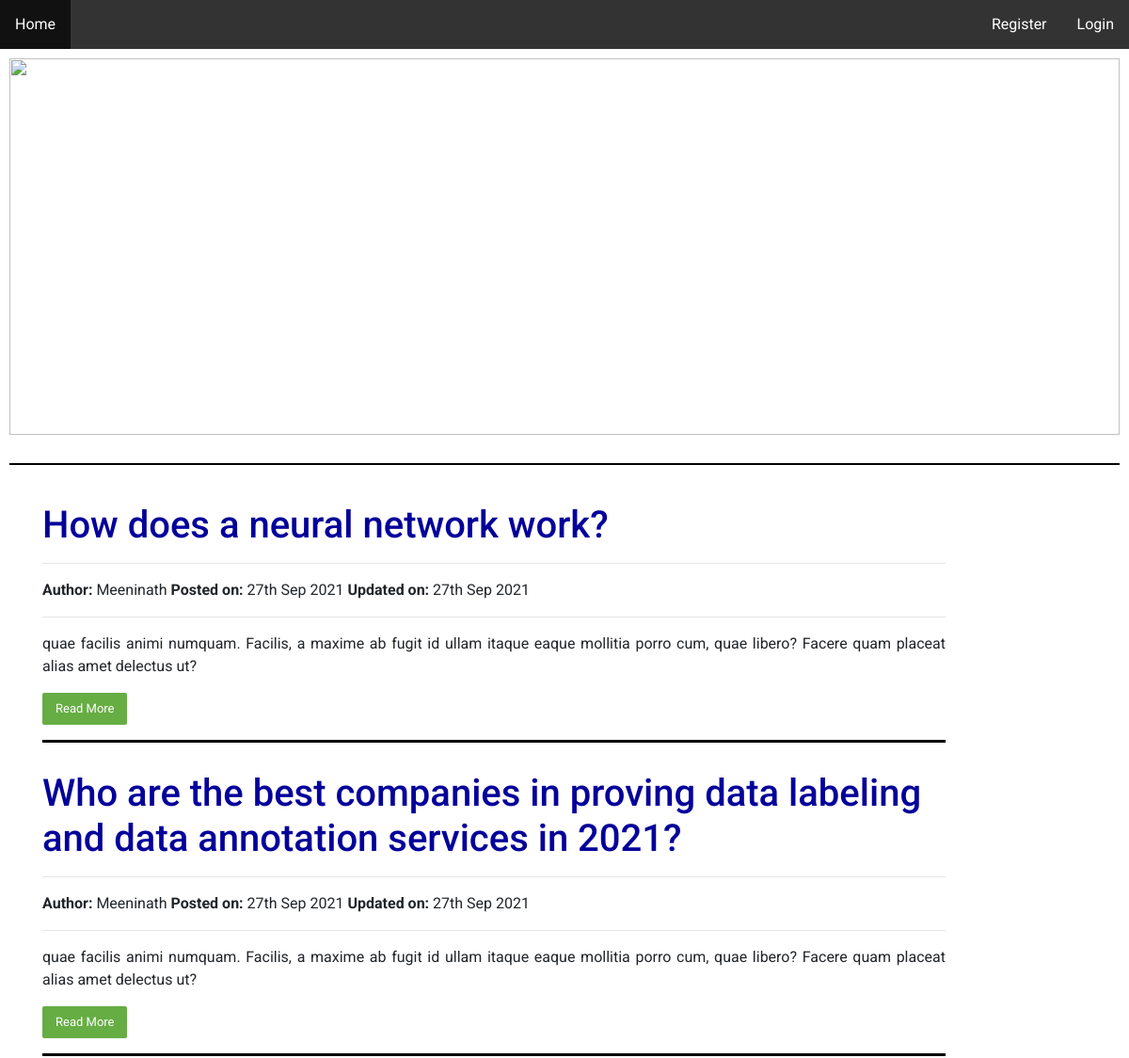
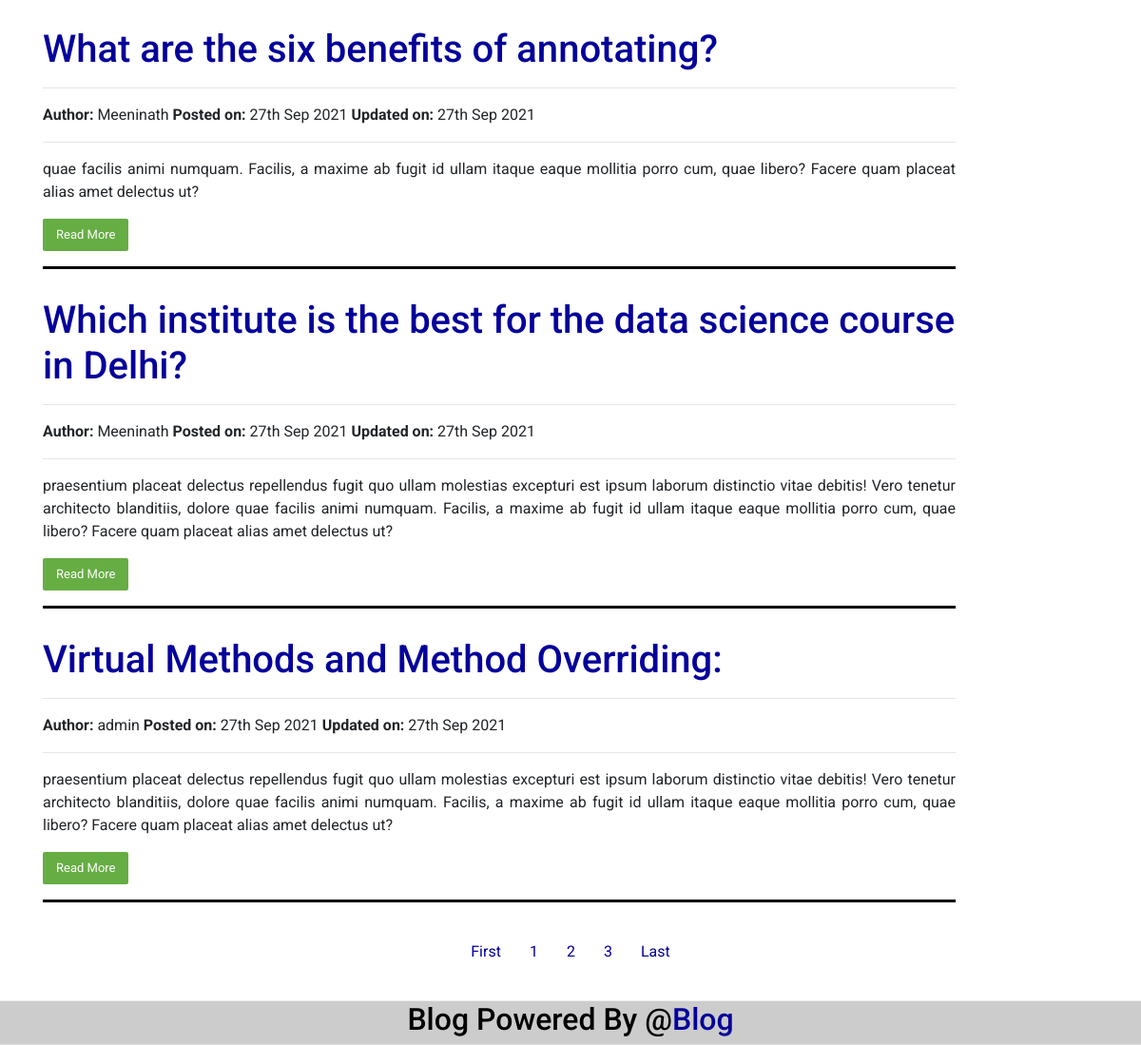
The app's page /index.php?page=2 with its own data (2 pictures, top to bottom).
### tables this page shows
CREATE TABLE `article` (
  `articleId` int(30) NOT NULL,
  `articleTitle` varchar(300) NOT NULL,
  `articleSlug` text NOT NULL,
  `articleDescrip` text NOT NULL,
  `articleContent` longtext NOT NULL,
  `articleDate` datetime DEFAULT NULL,
  `articleEditDate` datetime DEFAULT NULL,
  `articleTags` varchar(300) DEFAULT NULL,
  `userid` int(30) NOT NULL,
  `articleImage` text DEFAULT NULL
);

CREATE TABLE `users` (
  `userid` int(30) NOT NULL,
  `username` varchar(300) NOT NULL,
  `password` varchar(300) NOT NULL,
  `email` varchar(300) NOT NULL,
  `profileid` int(30) NOT NULL,
  `roleid` int(30) NOT NULL
);

### admin/classes/Article.php (called while the page is built, shortened)
<?php
require_once($_SERVER["DOCUMENT_ROOT"] . '/blog/includes/config.php');
class Article
{
  function totalArticle()
  {
    global $db;
    $count = $db->query('select count(*) from article')->fetchColumn();
    return $count;
  }
  function selectArticleByLimit($limit)
  {
    global $db;
    $stmt = $db->prepare("SELECT * FROM article ORDER BY articleId DESC LIMIT " . $limit . ",5");
    $stmt->execute();
    $row = $stmt->fetchAll();
    return $row;
  }
}
$Article = new Article();

### admin/classes/User.php (called while the page is built, shortened)
<?php
require_once($_SERVER["DOCUMENT_ROOT"] . '/blog/includes/config.php');
class User
{
 function selectSingleUserById($id)
 {
  global $db;
  $row = $db->query("SELECT * FROM users where userid='" . $id . "'")->fetch();
  return $row;
 }
}
$User = new User;

### index.php (the view, shortened to what this page needs)
<?php include_once("includes/config.php");
require_once("head.php");
require_once("admin/classes/Article.php");
require_once("admin/classes/User.php");
?>
<?php include("header.php"); ?>
<body>
 <div class="main-container">
  <?php include('carousel.php'); ?>
 </div>
 <div class="container">
  <div>
   <?php
   $perPageRecord = 5;
   $pageNo = 0;
   if (isset($_GET['page'])) {
    $page = $_GET['page'];
    if ($page == 0 || $page == 1) {
     $pageNo = 0;
    } else {
     $pageNo = ($page * $perPageRecord) - $perPageRecord;
    }
   }
   try {
    $row = $Article->selectArticleByLimit($pageNo);
    foreach ($row as $row) {
     $userid = $row['userid'];
     $user = $User->selectSingleUserById($userid);
     echo '<div class="box">';
     echo '<h1 class="title"><a href="show.php?id=' . $row['articleId'] . '" style="text-decoration:none;">' . $row['articleTitle'] . '</a></h1>';
     echo '<hr>';
     if (isset($user['username'])) {
      echo "<strong>Author: </strong>" . $user['username'];
     }
     echo ' <strong>Posted on: </strong>' . date('jS M Y ', strtotime($row['articleDate']));
     if (isset($row['articleEditDate'])) {
      echo ' <strong>Updated on: </strong>' . date('jS M Y ', strtotime($row['articleEditDate']));
     }
     echo '<hr>';
     echo '<p>' . $row['articleDescrip'] . '</p>';
     echo '<p><button class="readbtn"><a href="show.php?id=' . $row['articleId'] . '">Read More</a></button></p>';
     echo '</div>';
    }
   } catch (PDOException $e) {
    echo $e->getMessage();
   }
   ?>
  </div>
  <div class="center space">
   <?php
   $totalRecords = $Article->totalArticle();
   $perPageRecord = 5;
   $numberOfPages = ceil($totalRecords / $perPageRecord);
   echo '<a href="index.php?page=0">First</a>';
   for ($i = 1; $i <= $numberOfPages; $i++) {
   ?> <a href="index.php?page=<?php echo $i ?>" style="text-decoration: none;"> <span id="pagenumber"> <?php echo $i ?> </span> </a> <?php }
                                                                                                                                                                      echo '<a href="index.php?page=' . $numberOfPages . '">Last</a>'; ?>
  </div>
 </div>
</body>
<?php
include("footer.php");  ?>

### assets/css/main.css (style rules this page uses)
* { margin:0;padding:0;box-sizing:border-box;font-family:"Roboto",sans-serif }
body { font-family:"Roboto",sans-serif;background:#fff;height:100vh }
body a { text-decoration:none;color:#04009a }
body p { text-align:justify }
.box { width:80vw;margin:10px 0 30px 0;border-bottom:3px solid #000 }
.container { background-color:#fff;width:100%;margin:auto;overflow:hidden }
.title { display:block;position:relative;color:#0d0f0f }
.title:after { content:"";position:absolute;width:100%;transform:scaleX(0);height:3px;bottom:0;left:0;background-color:#0087ca;transform-origin:bottom right;transition:transform .25s ease-out }
.readbtn { transition:all linear .2s;background:#66ad44;border:none;font-size:13px;line-height:22px;border-radius:0;padding:6px 14px;font-family:"Montserrat",sans-serif;border-radius:2px;color:#fff }
.readbtn a { text-decoration:none;color:#fefefe }
.center { display:flex;justify-content:center }
.space { margin:40px;padding:0 30px }
.space a { padding:0 15px }
.main-container { padding-bottom:30px;border-bottom:2px solid #000;margin:10px;margin-bottom:30px }

### records on screen
article: articleTitle "How does a neural network work?", userid.username "Meeninath", articleDate "27th Sep 2021", articleEditDate "27th Sep 2021", articleDescrip "quae facilis animi numquam. Facilis, a maxime ab fugit id ullam itaque eaque mollitia porro cum, quae libero? Facere quam placeat alias amet delectus ut?"
article: articleTitle "Who are the best companies in proving data labeling and data annotation services in 2021?", userid.username "Meeninath", articleDate "27th Sep 2021", articleEditDate "27th Sep 2021", articleDescrip "quae facilis animi numquam. Facilis, a maxime ab fugit id ullam itaque eaque mollitia porro cum, quae libero? Facere quam placeat alias amet delectus ut?"
article: articleTitle "What are the six benefits of annotating?", userid.username "Meeninath", articleDate "27th Sep 2021", articleEditDate "27th Sep 2021", articleDescrip "quae facilis animi numquam. Facilis, a maxime ab fugit id ullam itaque eaque mollitia porro cum, quae libero? Facere quam placeat alias amet delectus ut?"
article: articleTitle "Which institute is the best for the data science course in Delhi?", userid.username "Meeninath", articleDate "27th Sep 2021", articleEditDate "27th Sep 2021", articleDescrip "praesentium placeat delectus repellendus fugit quo ullam molestias excepturi est ipsum laborum distinctio vitae debitis! Vero tenetur architecto blanditiis, dolore quae facilis animi numquam. Facilis, a maxime ab fugit id ullam itaque eaque mollitia porro cum, quae libero? Facere quam placeat alias amet delectus ut?"
article: articleTitle "Virtual Methods and Method Overriding:", userid.username "admin", articleDate "27th Sep 2021", articleEditDate "27th Sep 2021", articleDescrip "praesentium placeat delectus repellendus fugit quo ullam molestias excepturi est ipsum laborum distinctio vitae debitis! Vero tenetur architecto blanditiis, dolore quae facilis animi numquam. Facilis, a maxime ab fugit id ullam itaque eaque mollitia porro cum, quae libero? Facere quam placeat alias amet delectus ut?"
